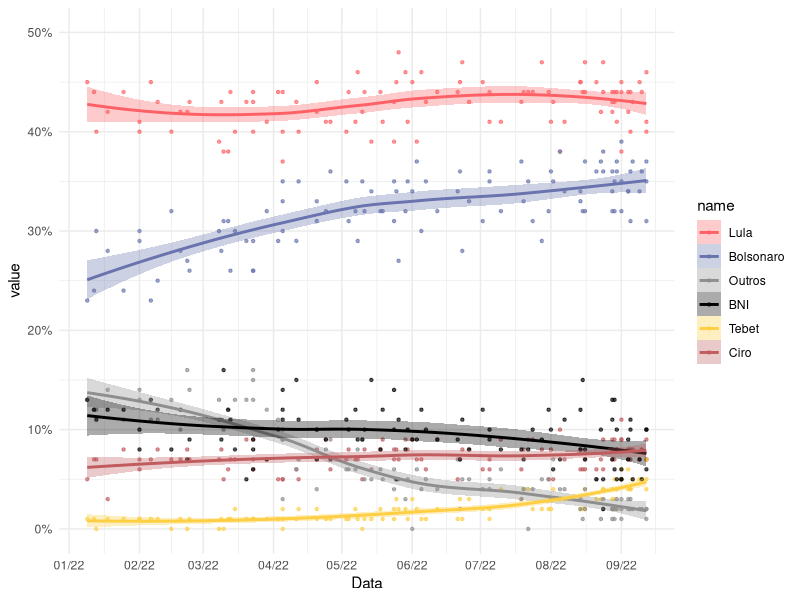
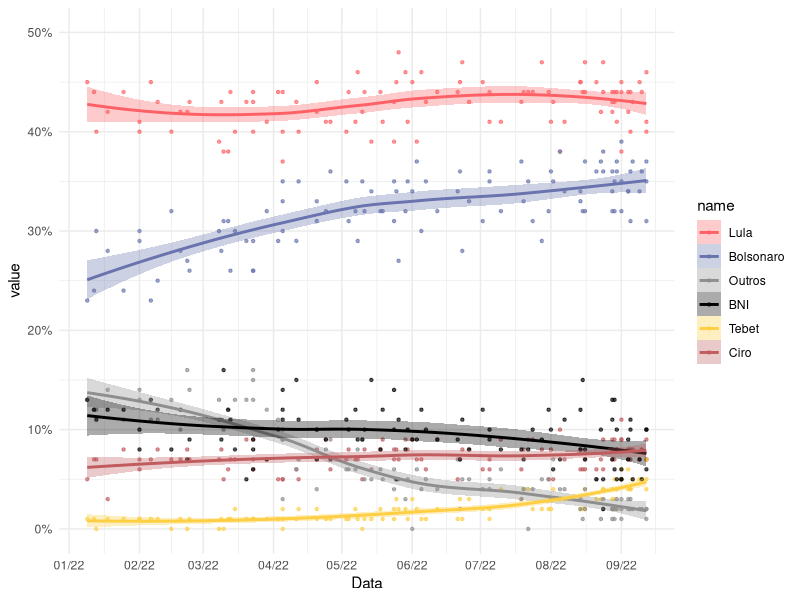

Here is the R script that generated these plots, in order:

# Configurar --------------------------------------------------------------

#-- bibliotecas
library(readxl)
library(tidyverse)
library(lubridate)

#-- lista de pesquisas
pesq <- read_csv("pesquisas_1t.csv")
exp = T

# Grafico -----------------------------------------------------------------

#-- argumento que controla o quão suave é a linah
span=.85

#-- gerar estimativas
results <- pesq %>%
  drop_na() %>% 
  mutate(Data = as.Date(Data)) %>% 
  pivot_longer(cols=c(Lula:BNI)) %>% 
  mutate(value = value/100) %>% 
  # retirar institutos de pesquisa
  filter(!(Instituto%in%c("Sigma", "Brasmarket",
                          "Futura"))) %>% 
  mutate(Data=as.numeric(Data)) %>% 
  nest(-name) %>%
  mutate(
    # loess calculation 
    m = purrr::map(data, loess,
                   formula = value ~ Data, span = span),
    # valores previstos
    fitted = purrr::map(m, `[[`, "fitted")) %>% 
  select(-m) %>%
  unnest()



# Cores dos candidatos
col=c( "#fd6166", "#6973ad",
       "#8E8E8E","#000000","#FECE43", "#c05b5e")

results %>% 
  mutate(Data = as.Date(Data, origin="1970/1/1"),
         name = fct_relevel(name, "Lula", "Bolsonaro",
                "Outros", "BNI", "Tebet", "Ciro")) %>% 
  ggplot(aes(x = Data, y = value, group = name, color = name)) +
  geom_point(alpha=.66, size=.85) +
  #-- line e smooth geram a mesma linha aqui
  #-- smooth até gerar o s.e. automaticamente
  #geom_line(aes(y = fitted), size=1) +
  geom_smooth(se=T, alpha=.33, span=span, aes(fill=name)) +
  scale_fill_manual(
    values=col) +
  scale_color_manual(values=col) +
  scale_y_continuous(limits=c(0,.5), labels=scales::percent) +
  scale_x_date(date_breaks = "1 month", date_labels = "%m/%y") +
  theme_minimal()

if(exp) {
ggsave(paste0("./img/", 
              str_replace_all(Sys.time(), ":", "_"), "_NL.svg"), 
       width=400*10, height=167*10, unit="px")
}

#-- resultados gerais
results %>% 
  filter(Data==max(Data)) %>% 
  mutate(Data = as.Date(Data, origin="1970/1/1"))  %>% 
  mutate(name = fct_relevel(name, "Lula", "Bolsonaro",
         "Ciro", "BNI", "Outros")) %>%
  group_by(name) %>% 
  summarise(mean=mean(fitted)) %>% 
  mutate(mean=paste0(round(mean*100,1), "%")) 

#-- mais recentes
pesq %>% 
  mutate(r = rank(-as.numeric(Data))) %>% 
  filter(r <10) %>% 
  arrange(r) %>%
  select(Data, Instituto, Lula:BNI) %>% 
  mutate(text = paste(Data, Instituto, Lula, Bolsonaro, Ciro, Tebet, Outros, BNI, sep=" | ")) %>% 
  select(text)


